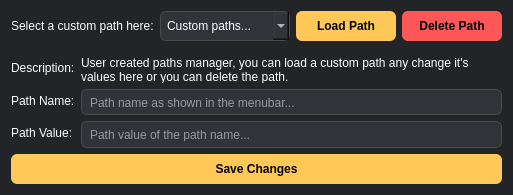
<?xml version="1.0" encoding="UTF-8"?>
<ui version="4.0">
 <class>Form</class>
 <widget class="QWidget" name="Form">
  <property name="geometry">
   <rect>
    <x>0</x>
    <y>0</y>
    <width>513</width>
    <height>195</height>
   </rect>
  </property>
  <property name="windowTitle">
   <string>Custom Paths Manager</string>
  </property>
  <property name="windowIcon">
   <iconset resource="../qrc/xmluvation_resources.qrc">
    <normaloff>:/icons/xml_256px.ico</normaloff>:/icons/xml_256px.ico</iconset>
  </property>
  <property name="styleSheet">
   <string notr="true">    QWidget {
        background-color: #232428;
        color: #ffffff;
        font-family: Arial, sans-serif;
        border-radius: 6px;
    }
	
	QPushButton#button_delete_action {
	     background-color: #ff5757;
        color: #000000;
        border: none;
        padding: 8px 14px;
        border-radius: 6px;
        font: bold;
	}
	
    QPushButton#button_delete_action:hover {
        background-color: #a33c3c;
    }

    QPushButton#button_delete_action:pressed {
        background-color: #313338;
        color: #ffffff;
        padding-left: 9px; /* Creates a &quot;pressed&quot; effect */
        padding-top: 8px;
    }
	
    QPushButton {
        background-color: #ffc857;
        color: #000000;
        border: none;
        padding: 8px 14px;
        border-radius: 6px;
        font: bold;
    }

    QPushButton:hover {
        background-color: #a3803c;
    }

    QPushButton:pressed {
        background-color: #313338;
        color: #ffffff;
        padding-left: 9px; /* Creates a &quot;pressed&quot; effect */
        padding-top: 8px;
    }
	
    QLineEdit, QComboBox {
        background-color: #313338;
        border: 1px solid #4a4a4a;
        padding: 6px;
        border-radius: 6px;
    }
	
    QPushButton:disabled {
        background-color: #808080;
    }

    QComboBox:disabled {
        background-color: #808080;    
    }
	
   QComboBox::drop-down {
      border: none;
      background-color: #ffc857;
      width: 20px;
      border-top-right-radius: 6px;
      border-bottom-right-radius: 6px;
  	  image: url(:/images/drpdwn_arrow.png)
    }</string>
  </property>
  <layout class="QVBoxLayout" name="verticalLayout_2">
   <item>
    <layout class="QHBoxLayout" name="hor_layout_main">
     <item>
      <widget class="QLabel" name="label_combobox_desc">
       <property name="maximumSize">
        <size>
         <width>145</width>
         <height>16777215</height>
        </size>
       </property>
       <property name="text">
        <string>Select a custom path here:</string>
       </property>
      </widget>
     </item>
     <item>
      <widget class="QComboBox" name="combobox_path_names">
       <property name="placeholderText">
        <string notr="true">Custom paths...</string>
       </property>
      </widget>
     </item>
     <item>
      <widget class="QPushButton" name="button_load_action">
       <property name="maximumSize">
        <size>
         <width>100</width>
         <height>16777215</height>
        </size>
       </property>
       <property name="text">
        <string>Load Path</string>
       </property>
      </widget>
     </item>
     <item>
      <widget class="QPushButton" name="button_delete_action">
       <property name="maximumSize">
        <size>
         <width>100</width>
         <height>16777215</height>
        </size>
       </property>
       <property name="styleSheet">
        <string notr="true"/>
       </property>
       <property name="text">
        <string>Delete Path</string>
       </property>
      </widget>
     </item>
    </layout>
   </item>
   <item>
    <widget class="Line" name="line">
     <property name="orientation">
      <enum>Qt::Orientation::Horizontal</enum>
     </property>
    </widget>
   </item>
   <item>
    <layout class="QFormLayout" name="form_layout_main">
     <property name="horizontalSpacing">
      <number>6</number>
     </property>
     <property name="topMargin">
      <number>0</number>
     </property>
     <item row="2" column="0">
      <widget class="QLabel" name="label_path_name">
       <property name="text">
        <string>Path Name:</string>
       </property>
      </widget>
     </item>
     <item row="2" column="1">
      <widget class="QLineEdit" name="line_edit_path_name">
       <property name="placeholderText">
        <string>Path name as shown in the menubar...</string>
       </property>
      </widget>
     </item>
     <item row="3" column="0">
      <widget class="QLabel" name="label_path_value">
       <property name="text">
        <string>Path Value:</string>
       </property>
      </widget>
     </item>
     <item row="3" column="1">
      <widget class="QLineEdit" name="line_edit_path_value">
       <property name="placeholderText">
        <string>Path value of the path name...</string>
       </property>
      </widget>
     </item>
     <item row="1" column="0">
      <widget class="QLabel" name="label_desc">
       <property name="baseSize">
        <size>
         <width>0</width>
         <height>0</height>
        </size>
       </property>
       <property name="text">
        <string>Description:</string>
       </property>
      </widget>
     </item>
     <item row="1" column="1">
      <widget class="QLabel" name="label_text_desc">
       <property name="text">
        <string>User created paths manager, you can load a custom path any change it's values here or you can delete the path.</string>
       </property>
       <property name="wordWrap">
        <bool>true</bool>
       </property>
       <property name="margin">
        <number>0</number>
       </property>
       <property name="indent">
        <number>-1</number>
       </property>
      </widget>
     </item>
    </layout>
   </item>
   <item>
    <widget class="QPushButton" name="button_save_changes">
     <property name="text">
      <string>Save Changes</string>
     </property>
    </widget>
   </item>
  </layout>
 </widget>
 <resources>
  <include location="../qrc/xmluvation_resources.qrc"/>
 </resources>
 <connections/>
</ui>
